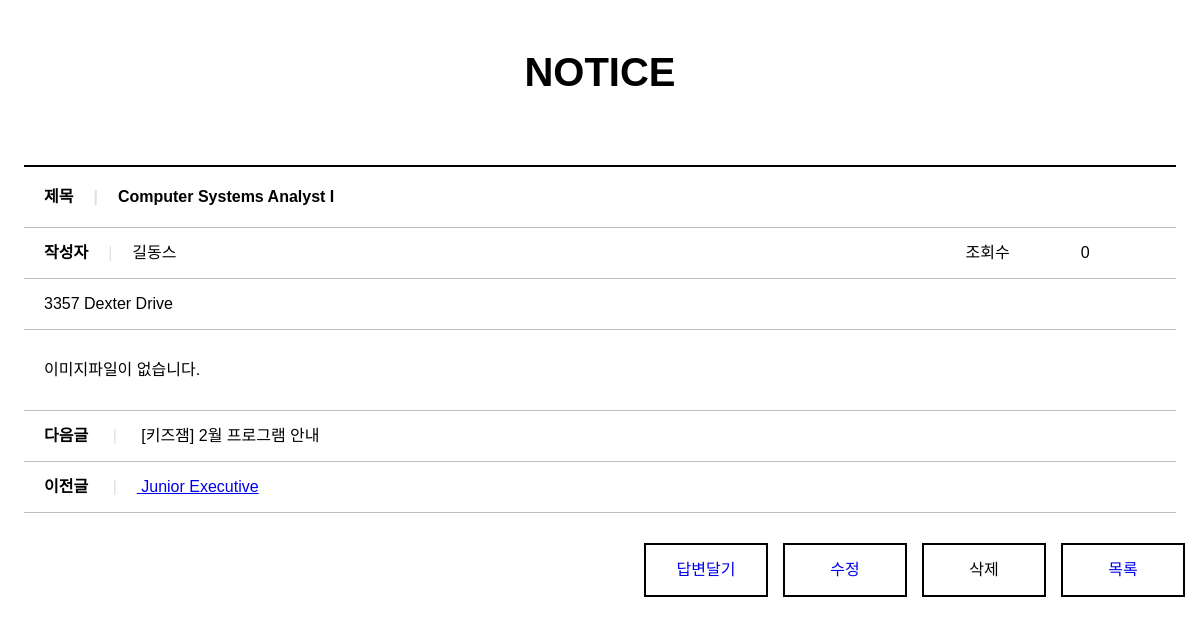
Screenshot of /board/bview/53/ with the database file from the repository.
### board/models.py (models this page shows, shortened)
class Board(models.Model):
  bno = models.AutoField(primary_key=True)
  member = models.ForeignKey(Member,on_delete=models.DO_NOTHING, null=True)
  btitle = models.CharField(max_length=1000)
  bcontent = models.TextField()
  bgroup = models.IntegerField(null=True)
  bstep = models.IntegerField(default=0)
  bindent = models.IntegerField(default=0)
  bhit = models.IntegerField(default=0)
  bdate = models.DateTimeField(auto_now=True)
  bfile = models.ImageField(null=True,upload_to='board')

### member/models.py (models this page shows, shortened)
class Member(models.Model):
  id = models.CharField(max_length=50,primary_key=True)
  pw = models.CharField(max_length=100)
  name = models.CharField(max_length=100)
  nicName = models.CharField(max_length=100)
  tel = models.CharField(max_length=20,default='010-0000-0000')
  gender = models.CharField(max_length=10,default='남자')
  hobby = models.CharField(max_length=50,default='game')
  mdate = models.DateTimeField(auto_now=True)

### board/views.py (the view)
# urls.py: path('bview/<int:bno>/', views.bview, name='bview'),
def bview(request,bno):   # 1. 글 상세보기 / 2. 조회수 증가 / 3. 이전글, 다음글
  npage = request.GET.get('npage',1)
  qs = Board.objects.get(bno=bno)
  prev_qs = Board.objects.filter(Q(bgroup__lt=qs.bgroup,bstep__lte=qs.bstep)|Q(bgroup=qs.bgroup,bstep__gt=qs.bstep)).order_by('-bgroup','bstep').first()
  next_qs = Board.objects.filter().order_by('-bgroup','bstep').first()
  day1 = datetime.replace(datetime.now(),hour=23,minute=59,second=59)
  expires = datetime.strftime(day1,"%a, %d-%b-%Y %H:%M:%S GMT")  # 포멧시간 지정
  context = {"board":qs,"prev_board":prev_qs,"next_board":next_qs,"npage":npage}
  response =  render(request,'bview.html',context)
  print(expires)
  if request.COOKIES.get("cookie_boardNo") is not None:
    cookies = request.COOKIES.get("cookie_boardNo")
    cookies_list = cookies.split("|")
    if str(bno) not in cookies_list:
      response.set_cookie("cookie_boardNo",cookies+f"|{bno}",expires=expires)
      qs.bhit += 1
      qs.save()
  else:  ## 쿠키저장
    response.set_cookie('cookie_boardNo',bno,expires=expires)
    qs.bhit += 1
    qs.save()
  return response

### board/templates/bview.html (shortened to what this page needs)
{% load static %}
<!DOCTYPE html>
<html>
<head>
  <link rel="stylesheet" href="https://cdnjs.cloudflare.com/ajax/libs/font-awesome/5.12.1/css/all.min.css">
  <link rel="stylesheet" href="{% static '/css/style.css' %}">
  <link rel="stylesheet" href="{% static '/css/read.css' %}">
</head>
<body>
<section>
    <h1>NOTICE</h1>
    <table>
      <colgroup>
        <col width="80%">
        <col width="10%">
        <col width="10%">
      </colgroup>
      <tr>
        <th colspan="3"><strong>제목</strong><span class="separator">|</span>{{board.btitle}}</th>
      </tr>
      <tr>
        <td><strong>작성자</strong><span class="separator">|</span>{{board.member.nicName}}</td>
        <td>조회수</td>
        <td>{{board.bhit}}</td>
      </tr>
      <tr>
        <td colspan="3">{{board.bcontent}}</td>
      </tr>
      <tr>
        <td colspan="3" class="article">
          {% if board.bfile %}
          <img src="{{board.bfile.url}}" alt="{{board.bfile}}">
          {% else %}
          이미지파일이 없습니다.
          {% endif %}
        </td>
      </tr>
      <tr>
        <td colspan="3"><strong>다음글</strong> <span class="separator">|</span> [키즈잼] 2월 프로그램 안내</td>
      </tr>
      <tr>
        <td colspan="3"><strong>이전글</strong> <span class="separator">|</span><a href="/board/bview/{{prev_board.bno}}/"> {{prev_board.btitle}}</a></td>
      </tr>
    </table>
    <a href="/board/blist/?npage={{npage}}"><div class="list">목록</div></a>
    <a onclick="deleteBtn()" ><div class="list">삭제</div></a>
    <a href="/board/bupdate/{{board.bno}}/"><div class="list">수정</div></a>
    <a href="/board/breply/{{board.bno}}/"><div class="list">답변달기</div></a>
  </section>
</body>
</html>

### static/css/style.css (style rules this page uses)
*, body { margin: 0; padding: 0; font-family: 'Noto Sans KR', sans-serif; font-size: 16px; }

### static/css/read.css (style rules this page uses)
section { text-align: center; }
h1 { margin-top: 50px; margin-bottom: 0; font-size: 40px; }
table { width: 96%; margin-top: 70px; margin-left: auto; margin-right: auto; line-height: 40px; }
table { border-collapse: collapse; }
th { padding: 10px 0 10px 20px; border: 1px solid silver; border-top: 2px solid black; }
td { padding: 5px 0 5px 20px; border: 1px solid silver; }
th, td { text-align: left; border-left: hidden; border-right: hidden; }
.article { padding: 20px 0 20px 20px; }
.separator { padding: 0 20px 0 20px; color: #e0e0e0; }
.list { float: right; width: 120px; height: 50px; line-height: 50px; margin: 30px 15px 10px 0; border: 2px black solid; }

### board/templates/bview.html (style rules this page uses)
a { cursor: pointer; }

### rows the page displays
Board: btitle "Computer Systems Analyst I", member.nicName "길동스", bhit "0", bcontent "3357 Dexter Drive"
Board: btitle "Junior Executive"
